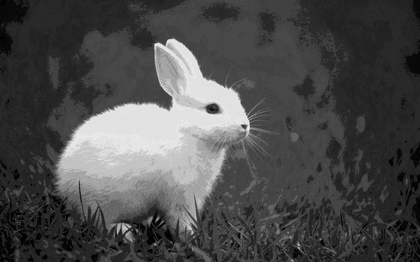
%> input picture BitPlane/BS2.png, 420 x 262 px, shrunk from 1440 x 900 before the run
$ octave --eval "result = DetectUselessBitsInImage('BS2.png');"   (GNU Octave 9; MATLAB toolbox functions it lacks are replaced by stand-ins)
%> lines starting %> are read from the running program, lines starting %| are printed output that depends on the picture; in (x1, y1, x2, y2) boxes, pixels count from 0 and x2, y2 are one past the last pixel; in counts of white or black regions, pixels touching at a corner belong together; the program's own positions count from 1
function [output] = DetectUselessBitsInImage(I)
%> called with I = 'BS2.png'
Img=imread(I);
%> Img is the input picture: size 262x420x3 uint8; min 0, max 247, mean 75.5
Img=rgb2gray(Img);
%> Img: size 262x420 uint8
IId=double(Img);
p0=mod(IId,2);
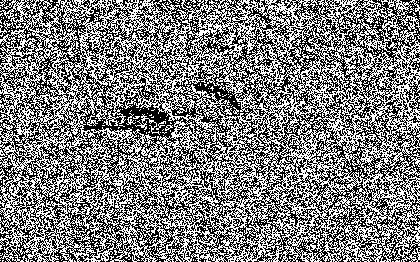
%> p0: size 262x420 double; values 0 (black) and 1 (white), 49.5% white in thin lines or dots
p1=mod(floor(IId/2),2);
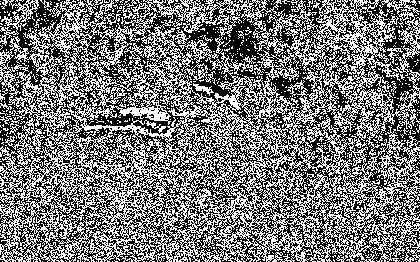
%> p1: size 262x420 double; values 0 (black) and 1 (white), 46.9% white in thin lines or dots
p2=mod(floor(IId/4),2);
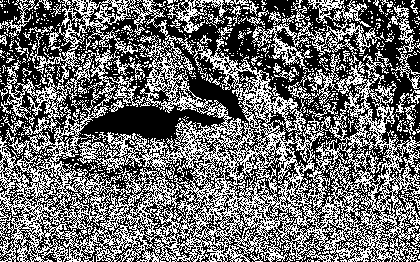
%> p2: size 262x420 double; values 0 (black) and 1 (white), 42.7% white in thin lines or dots
p3=mod(floor(IId/8),2);
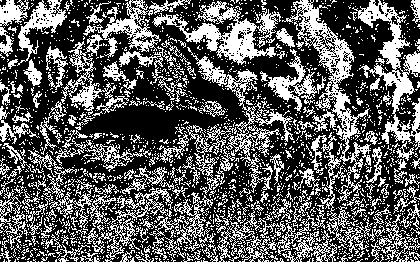
%> p3: size 262x420 double; values 0 (black) and 1 (white), 36.1% white in thin lines or dots
p4=mod(floor(IId/16),2);
%> p4: size 262x420 double; values 0 (black) and 1 (white), 16.9% white in thin lines or dots
p5=mod(floor(IId/32),2);
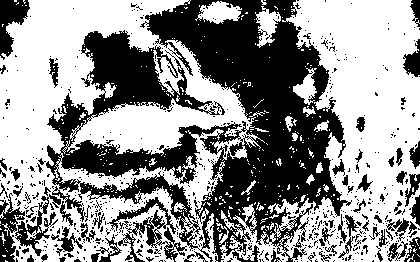
%> p5: size 262x420 double; values 0 (black) and 1 (white), 57.5% white; 608 black regions (535 under 20 px), largest, box (x1, y1, x2, y2) and area: (46, 0, 352, 262) 36001, (107, 197, 187, 262) 1445, (0, 0, 30, 60) 937
p6=mod(floor(IId/64),2);
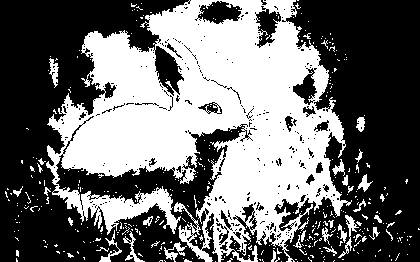
%> p6: size 262x420 double; values 0 (black) and 1 (white), 42.5% white; 379 white regions (347 under 20 px), largest, box (x1, y1, x2, y2) and area: (46, 0, 352, 262) 43689, (338, 215, 359, 258) 191, (164, 242, 187, 262) 165
p7=mod(floor(IId/128),2);
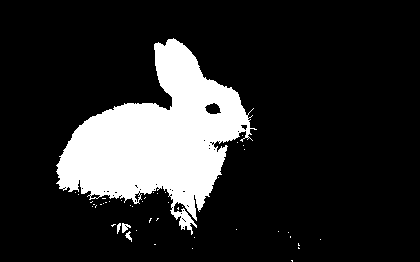
%> p7: size 262x420 double; values 0 (black) and 1 (white), 16.5% white; 46 white regions (42 under 20 px), largest, box (x1, y1, x2, y2) and area: (56, 38, 257, 235) 17953, (122, 223, 131, 233) 51, (125, 231, 132, 242) 34, (117, 223, 121, 234) 27
bits_plane{1} = p0;
bits_plane{2} = p1;
bits_plane{3} = p2;
bits_plane{4} = p3;
bits_plane{5} = p4;
bits_plane{6} = p5;
bits_plane{7} = p6;
bits_plane{8} = p7;
it = uint16(1);
[m, n] = size(p0);
%> m = 262; n = 420
  for k = 1:8
    cnt = double(0);
    for i = 1:m
        for j = 1:n
            if bits_plane{k}(i, j) == 1
               cnt = cnt + 1;
            end
        end
    end
    if cnt / (m * n) < 0.1
       output(it) = k;
	   it = it + 1;
    end
  end
%> after the loop, it = 1
end
%> (the run ends here)
